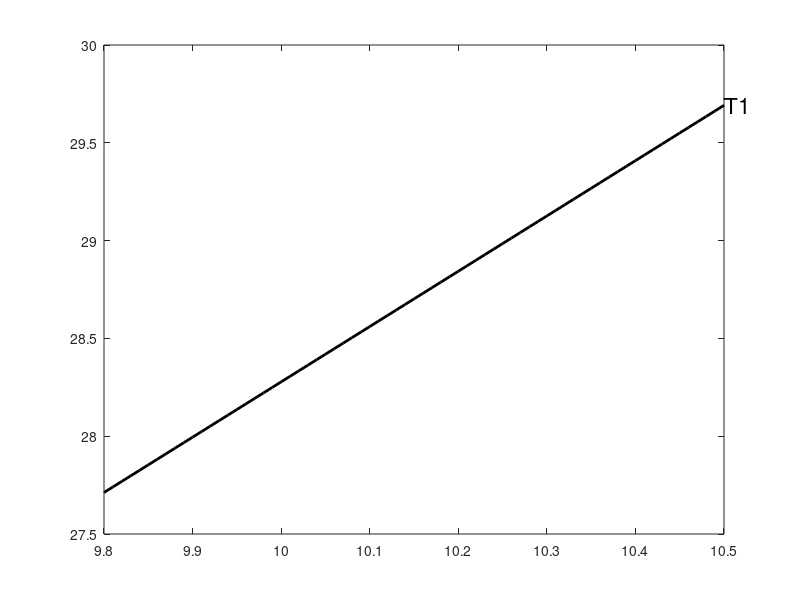

Write MATLAB code to recreate this figure.

% plot the transects on top of the long profile map
angles = linspace(0.025, 0.5*pi, 25);
radius = 5;
CenterX = 5;
CenterY = 5;
x1 = radius * cos(angles) + CenterX;
y1 = radius * sin(angles) + CenterY;

angles = linspace(0.25*pi, 0.55*pi, 25);
radius = 30;
CenterX = 15;
CenterY = 5;
x2 = radius * cos(angles) + CenterX;
y2 = radius * sin(angles) + CenterY;

idx = [10, 14, 20, 24];
textIdx = {'T4', 'T3', 'T2', 'T1'};

for a = 1:length(idx)

    id = idx(a);
    xIn = [x1(id), x2(id); 0, 0]';
    yIn = [y1(id); y2(id)];

    [b,bint,r,rint,stats] = regress(yIn,xIn); % Run the regression
    Acoeff = b(2,1); % Pull out the a coefficient in log
    Bcoeff  = b(1,1); % Pull out the b coefficient in log

    % & plot of pre-diversion data
    if idx(a) == 10
        xvalues = [22.9:0.01:23.25];
    elseif idx(a) == 14
        xvalues = [19:0.01:19.2];
    elseif idx(a) == 20
        xvalues = [13.5:0.01:13.65];
    elseif idx(a) == 24
        xvalues = [9.8:0.01:10.5];
    end

    curvefit1 = Bcoeff.*xvalues+Acoeff; % Produce data
    plot(xvalues,curvefit1, 'color', 'k', 'linestyle','-','linewidth',2);
    if a~=1
        ts = text( [xvalues(end)], [curvefit1(end)], char(textIdx(a)), 'FontSize',16);
    else
        ts = text( [23.2244186046512], [26.723488372093], char(textIdx(a)), 'FontSize',16);
    end

end















